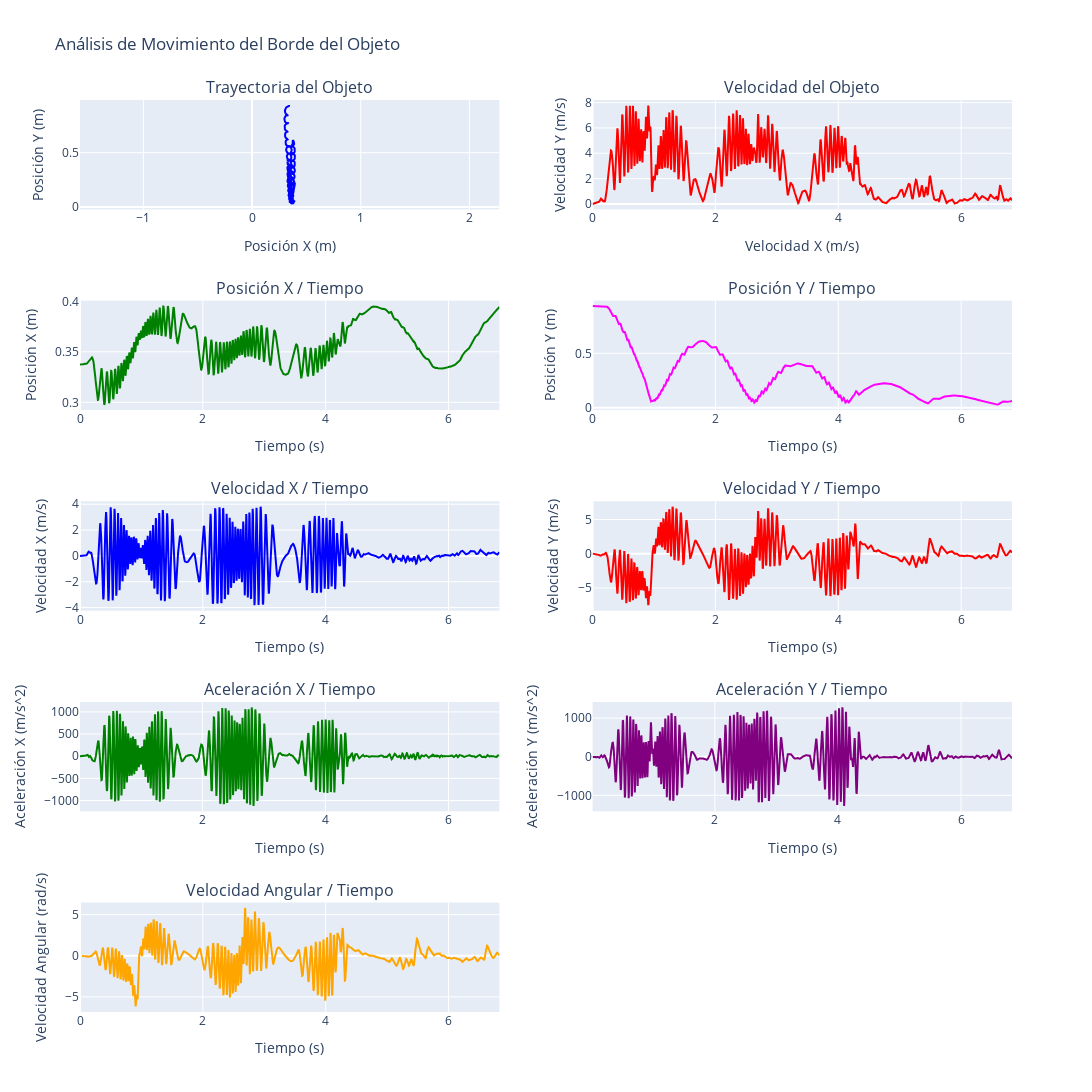

Notebook source saved alongside this figure:
### Code cell
# Elegir dataframe a graficar
dfG = dfBorde
dfG_speed = dfBorde_speed.copy()
dfG_acceleration = dfBorde_acceleration.copy()

# Crear figura y ejes
# 5 filas, 2 columnas
fig = make_subplots(
    rows=5, cols=2,
    subplot_titles=(
        "Trayectoria del Objeto", "Velocidad del Objeto",
        "Posición X / Tiempo", "Posición Y / Tiempo",
        "Velocidad X / Tiempo", "Velocidad Y / Tiempo",
        "Aceleración X / Tiempo", "Aceleración Y / Tiempo",
        "Velocidad Angular / Tiempo", ""
    )
)

# Grafica la trayectoria
fig.update_yaxes(title_text="Posición Y (m)", row=1, col=1)
fig.update_xaxes(title_text="Posición X (m)", row=1, col=1, scaleanchor="y")
fig.add_trace(go.Scatter(x=dfG['X'], y=dfG['Y'], mode='lines', marker=dict(color='blue')), row=1, col=1)

# Grafica la velocidad
fig.update_yaxes(title_text="Velocidad Y (m/s)", row=1, col=2)
fig.update_xaxes(title_text="Velocidad X (m/s)", row=1, col=2)
fig.add_trace(go.Scatter(x=dfG_speed['Time (sec)'], y=dfG_speed['Speed'], mode='lines', marker=dict(color='red'), name='Velocidad Total'), row=1, col=2)

# Grafica la posición X en función del tiempo
fig.update_yaxes(title_text="Posición X (m)", row=2, col=1)
fig.update_xaxes(title_text="Tiempo (s)", row=2, col=1)
fig.add_trace(go.Scatter(x=dfG['Time (sec)'], y=dfG['X'], mode='lines', marker=dict(color='green')), row=2, col=1)

# Grafica la posición Y / tiempo
fig.update_yaxes(title_text="Posición Y (m)", row=2, col=2)
fig.update_xaxes(title_text="Tiempo (s)", row=2, col=2)
fig.add_trace(go.Scatter(x=dfG['Time (sec)'], y=dfG['Y'], mode='lines', marker=dict(color='magenta')), row=2, col=2)

# Grafica la velocidad X / tiempo
fig.update_yaxes(title_text="Velocidad X (m/s)", row=3, col=1)
fig.update_xaxes(title_text="Tiempo (s)", row=3, col=1)
fig.add_trace(go.Scatter(x=dfG_speed['Time (sec)'], y=dfG_speed['Speed_X'], mode='lines', marker=dict(color='blue')), row=3, col=1)

# Grafica la velocidad Y / tiempo
fig.update_yaxes(title_text="Velocidad Y (m/s)", row=3, col=2)
fig.update_xaxes(title_text="Tiempo (s)", row=3, col=2)
fig.add_trace(go.Scatter(x=dfG_speed['Time (sec)'], y=dfG_speed['Speed_Y'], mode='lines', marker=dict(color='red')), row=3, col=2)

# Grafica la aceleración X / tiempo
fig.update_yaxes(title_text="Aceleración X (m/s^2)", row=4, col=1)
fig.update_xaxes(title_text="Tiempo (s)", row=4, col=1)
fig.add_trace(go.Scatter(x=dfG_acceleration['Time (sec)'], y=dfG_acceleration['Acceleration_X'], mode='lines', marker=dict(color='green')), row=4, col=1)

# Grafica la aceleración Y / tiempo
fig.update_yaxes(title_text="Aceleración Y (m/s^2)", row=4, col=2)
fig.update_xaxes(title_text="Tiempo (s)", row=4, col=2)
fig.add_trace(go.Scatter(x=dfG_acceleration['Time (sec)'], y=dfG_acceleration['Acceleration_Y'], mode='lines', marker=dict(color='purple')), row=4, col=2)

# Grafica la velocidad angular
fig.update_yaxes(title_text="Velocidad Angular (rad/s)", row=5, col=1)
fig.update_xaxes(title_text="Tiempo (s)", row=5, col=1)
fig.add_trace(go.Scatter(x=dfG['Time (sec)'], y=dfG['Angular_Velocity'], mode='lines', marker=dict(color='orange')), row=5, col=1)

# Actualizar los títulos y ajustar el diseño
fig.update_layout(height=1200, width=1200, title_text="Análisis de Movimiento del Borde del Objeto", showlegend=False)

# Mostrar los gráficos
fig.show()

### Figure 1 — Plotly figure (JSON) as saved in the notebook; plotly's stock layout.template omitted (floating-point values rounded to 4 significant figures; data arrays with more than 128 entries replaced by an {"elided": "..."} marker saying what was removed)
{"data": [{"marker": {"color": "blue"}, "mode": "lines", "type": "scatter", "x": {"elided": "1643 float values"}, "xaxis": "x", "y": {"elided": "1643 float values"}, "yaxis": "y"}, {"marker": {"color": "red"}, "mode": "lines", "name": "Velocidad Total", "type": "scatter", "x": {"elided": "1643 float values"}, "xaxis": "x2", "y": {"elided": "1643 float values"}, "yaxis": "y2"}, {"marker": {"color": "green"}, "mode": "lines", "type": "scatter", "x": {"elided": "1643 float values"}, "xaxis": "x3", "y": {"elided": "1643 float values"}, "yaxis": "y3"}, {"marker": {"color": "magenta"}, "mode": "lines", "type": "scatter", "x": {"elided": "1643 float values"}, "xaxis": "x4", "y": {"elided": "1643 float values"}, "yaxis": "y4"}, {"marker": {"color": "blue"}, "mode": "lines", "type": "scatter", "x": {"elided": "1643 float values"}, "xaxis": "x5", "y": {"elided": "1643 float values"}, "yaxis": "y5"}, {"marker": {"color": "red"}, "mode": "lines", "type": "scatter", "x": {"elided": "1643 float values"}, "xaxis": "x6", "y": {"elided": "1643 float values"}, "yaxis": "y6"}, {"marker": {"color": "green"}, "mode": "lines", "type": "scatter", "x": {"elided": "1640 float values"}, "xaxis": "x7", "y": {"elided": "1640 float values"}, "yaxis": "y7"}, {"marker": {"color": "purple"}, "mode": "lines", "type": "scatter", "x": {"elided": "1640 float values"}, "xaxis": "x8", "y": {"elided": "1640 float values"}, "yaxis": "y8"}, {"marker": {"color": "orange"}, "mode": "lines", "type": "scatter", "x": {"elided": "1643 float values"}, "xaxis": "x9", "y": {"elided": "1643 float values"}, "yaxis": "y9"}], "layout": {"annotations": [{"font": {"size": 16}, "showarrow": false, "text": "Trayectoria del Objeto", "x": 0.225, "xanchor": "center", "xref": "paper", "y": 1, "yanchor": "bottom", "yref": "paper"}, {"font": {"size": 16}, "showarrow": false, "text": "Velocidad del Objeto", "x": 0.775, "xanchor": "center", "xref": "paper", "y": 1, "yanchor": "bottom", "yref": "paper"}, {"font": {"size": 16}, "showarrow": false, "text": "Posición X / Tiempo", "x": 0.225, "xanchor": "center", "xref": "paper", "y": 0.78, "yanchor": "bottom", "yref": "paper"}, {"font": {"size": 16}, "showarrow": false, "text": "Posición Y / Tiempo", "x": 0.775, "xanchor": "center", "xref": "paper", "y": 0.78, "yanchor": "bottom", "yref": "paper"}, {"font": {"size": 16}, "showarrow": false, "text": "Velocidad X / Tiempo", "x": 0.225, "xanchor": "center", "xref": "paper", "y": 0.56, "yanchor": "bottom", "yref": "paper"}, {"font": {"size": 16}, "showarrow": false, "text": "Velocidad Y / Tiempo", "x": 0.775, "xanchor": "center", "xref": "paper", "y": 0.56, "yanchor": "bottom", "yref": "paper"}, {"font": {"size": 16}, "showarrow": false, "text": "Aceleración X / Tiempo", "x": 0.225, "xanchor": "center", "xref": "paper", "y": 0.34, "yanchor": "bottom", "yref": "paper"}, {"font": {"size": 16}, "showarrow": false, "text": "Aceleración Y / Tiempo", "x": 0.775, "xanchor": "center", "xref": "paper", "y": 0.34, "yanchor": "bottom", "yref": "paper"}, {"font": {"size": 16}, "showarrow": false, "text": "Velocidad Angular / Tiempo", "x": 0.225, "xanchor": "center", "xref": "paper", "y": 0.12, "yanchor": "bottom", "yref": "paper"}], "height": 1200, "showlegend": false, "title": {"text": "Análisis de Movimiento del Borde del Objeto"}, "width": 1200, "xaxis": {"anchor": "y", "domain": [0, 0.45], "scaleanchor": "y", "title": {"text": "Posición X (m)"}}, "xaxis10": {"anchor": "y10", "domain": [0.55, 1]}, "xaxis2": {"anchor": "y2", "domain": [0.55, 1], "title": {"text": "Velocidad X (m/s)"}}, "xaxis3": {"anchor": "y3", "domain": [0, 0.45], "title": {"text": "Tiempo (s)"}}, "xaxis4": {"anchor": "y4", "domain": [0.55, 1], "title": {"text": "Tiempo (s)"}}, "xaxis5": {"anchor": "y5", "domain": [0, 0.45], "title": {"text": "Tiempo (s)"}}, "xaxis6": {"anchor": "y6", "domain": [0.55, 1], "title": {"text": "Tiempo (s)"}}, "xaxis7": {"anchor": "y7", "domain": [0, 0.45], "title": {"text": "Tiempo (s)"}}, "xaxis8": {"anchor": "y8", "domain": [0.55, 1], "title": {"text": "Tiempo (s)"}}, "xaxis9": {"anchor": "y9", "domain": [0, 0.45], "title": {"text": "Tiempo (s)"}}, "yaxis": {"anchor": "x", "domain": [0.88, 1], "title": {"text": "Posición Y (m)"}}, "yaxis10": {"anchor": "x10", "domain": [0, 0.12]}, "yaxis2": {"anchor": "x2", "domain": [0.88, 1], "title": {"text": "Velocidad Y (m/s)"}}, "yaxis3": {"anchor": "x3", "domain": [0.66, 0.78], "title": {"text": "Posición X (m)"}}, "yaxis4": {"anchor": "x4", "domain": [0.66, 0.78], "title": {"text": "Posición Y (m)"}}, "yaxis5": {"anchor": "x5", "domain": [0.44, 0.56], "title": {"text": "Velocidad X (m/s)"}}, "yaxis6": {"anchor": "x6", "domain": [0.44, 0.56], "title": {"text": "Velocidad Y (m/s)"}}, "yaxis7": {"anchor": "x7", "domain": [0.22, 0.34], "title": {"text": "Aceleración X (m/s^2)"}}, "yaxis8": {"anchor": "x8", "domain": [0.22, 0.34], "title": {"text": "Aceleración Y (m/s^2)"}}, "yaxis9": {"anchor": "x9", "domain": [0, 0.12], "title": {"text": "Velocidad Angular (rad/s)"}}}}
